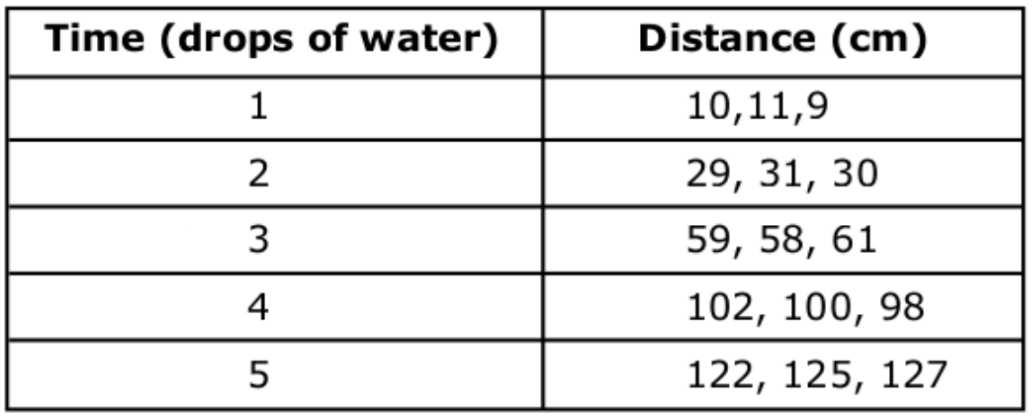
#> input picture build/lib/test/test-000.png, 1032 x 418 px
$ python -i __init__.py   (imports and definitions only)
#> lines starting #> are read from the running program, lines starting #| are printed output that depends on the picture; after the words box and inside, x2 and y2 are one past the last pixel; in counts of white or black regions, pixels touching at a corner belong together
#> in extract_cell, table is the input picture: shape (418, 1032); min 0, max 255, mean 226.8
import cv2
import os


def extract_cell_images_from_table(image):
    BLUR_KERNEL_SIZE = (17, 17)
    STD_DEV_X_DIRECTION = 0
    STD_DEV_Y_DIRECTION = 0
    blurred = cv2.GaussianBlur(image, BLUR_KERNEL_SIZE, STD_DEV_X_DIRECTION, STD_DEV_Y_DIRECTION)
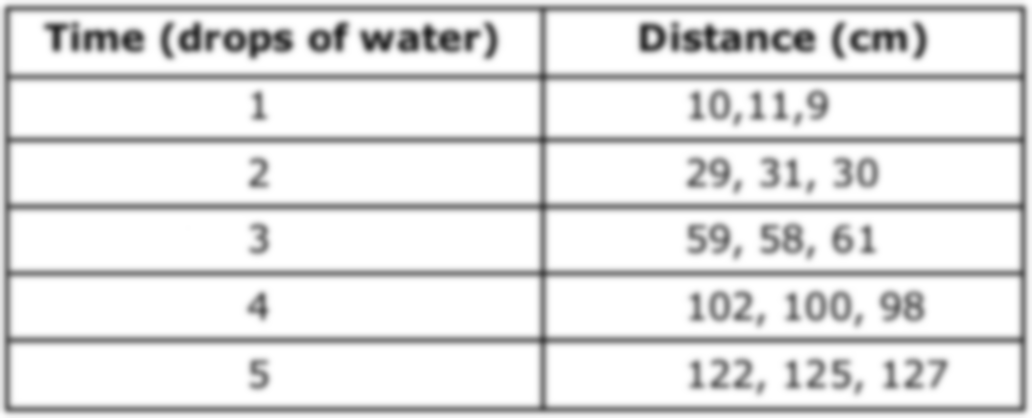
#> blurred: shape (418, 1032); min 37, max 255, mean 226.7
    MAX_COLOR_VAL = 255
    BLOCK_SIZE = 15
    SUBTRACT_FROM_MEAN = -2

    img_bin = cv2.adaptiveThreshold(
        ~blurred,
        MAX_COLOR_VAL,
        cv2.ADAPTIVE_THRESH_MEAN_C,
        cv2.THRESH_BINARY,
        BLOCK_SIZE,
        SUBTRACT_FROM_MEAN,
    )
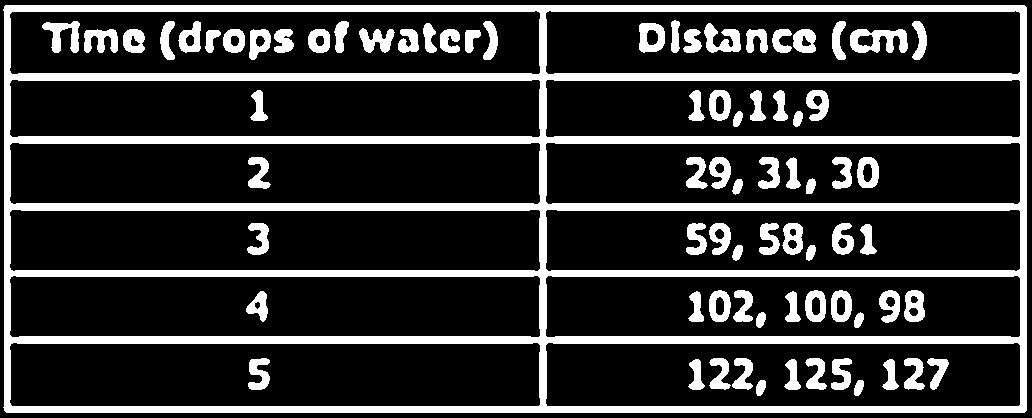
#> img_bin: shape (418, 1032); 20.6% white; 77 white regions, largest, box (x1, y1, x2, y2) and area: (3, 5, 1027, 413) 61585, (850, 29, 908, 53) 895, (704, 23, 741, 53) 630
    horizontal = img_bin.copy()
    SCALE = 5
    image_width, image_height = horizontal.shape
#> image_width = 418; image_height = 1032
    horizontal_kernel = cv2.getStructuringElement(cv2.MORPH_RECT, (int(image_width / SCALE), 1))
    horizontally_opened = cv2.morphologyEx(img_bin, cv2.MORPH_OPEN, horizontal_kernel)
#> horizontally_opened: shape (418, 1032); 12.4% white; 7 white regions, largest, box (x1, y1, x2, y2) and area: (4, 336, 1027, 344) 8083, (4, 73, 1027, 81) 8082, (4, 203, 1027, 211) 8080
    vertical_kernel = cv2.getStructuringElement(cv2.MORPH_RECT, (1, int(image_height / SCALE)))
#> vertical_kernel = 206 values from 1 to 1
    vertically_opened = cv2.morphologyEx(img_bin, cv2.MORPH_OPEN, vertical_kernel)
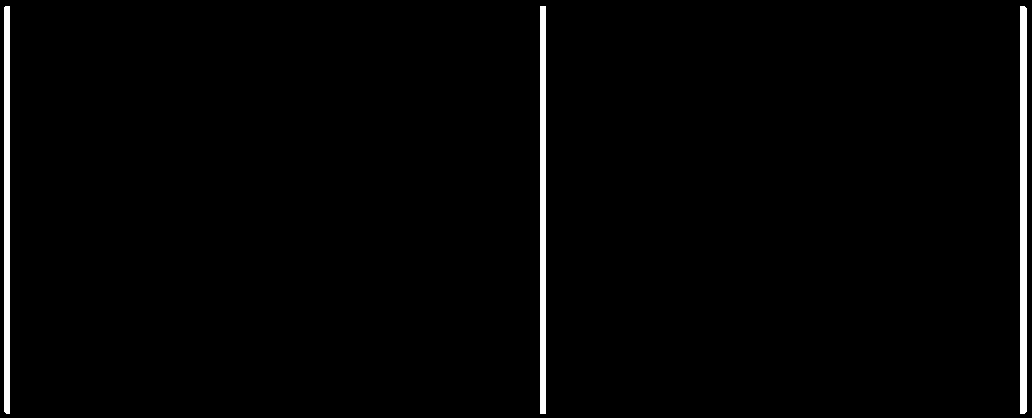
#> vertically_opened: shape (418, 1032); 1.8% white; 3 white regions, box (x1, y1, x2, y2) and area: (1020, 6, 1027, 414) 2850, (540, 6, 546, 414) 2448, (4, 6, 10, 414) 2444

    horizontally_dilated = cv2.dilate(horizontally_opened, cv2.getStructuringElement(cv2.MORPH_RECT, (40, 1)))
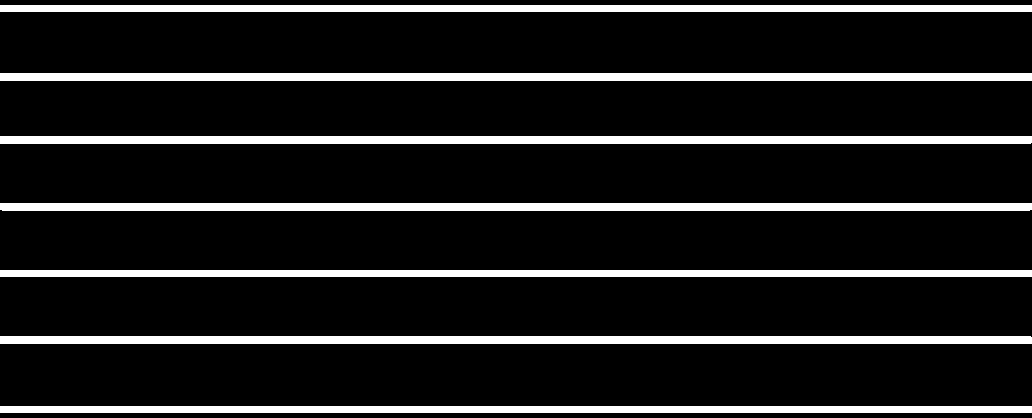
#> horizontally_dilated: shape (418, 1032); 12.7% white; 7 white regions, largest, box (x1, y1, x2, y2) and area: (0, 73, 1032, 81) 8256, (0, 136, 1032, 144) 8255, (0, 336, 1032, 344) 8255
    vertically_dilated = cv2.dilate(vertically_opened, cv2.getStructuringElement(cv2.MORPH_RECT, (1, 60)))
#> vertically_dilated: shape (418, 1032); 1.8% white; 3 white regions

    mask = horizontally_dilated + vertically_dilated
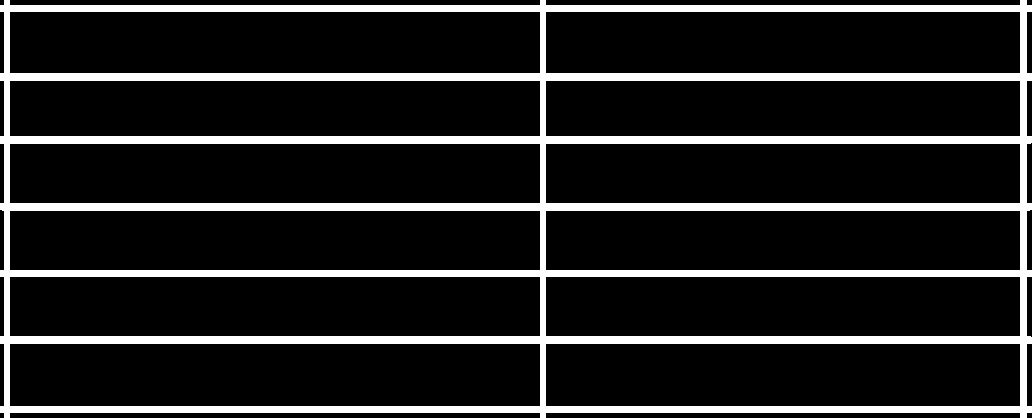
#> mask: shape (418, 1032); min 0, max 255, mean 36.4
    contours, heirarchy = cv2.findContours(
        mask, cv2.RETR_TREE, cv2.CHAIN_APPROX_SIMPLE,
    )
#> contours = 13 contours; largest, box (x1, y1, x2, y2) and area: (0, 0, 1032, 418) 416542, (9, 343, 541, 407) 33451, (9, 11, 541, 74) 32920, (9, 276, 541, 337) 31858, (9, 210, 541, 271) 31858

    perimeter_lengths = [cv2.arcLength(c, True) for c in contours]
#> perimeter_lengths = [3020.6, 1073.7, 1185.7, 1067.7, 1179.7, 1067.7, 1179.7, 1067.7, 1179.7, 1059.7, 1171.7, 1071.7, 1183.7]
    epsilons = [0.05 * p for p in perimeter_lengths]
#> epsilons = [151, 53.68, 59.28, 53.38, 58.98, 53.38, 58.98, 53.38, 58.98, 52.98, 58.58, 53.58, 59.18]
    approx_polys = [cv2.approxPolyDP(c, e, True) for c, e in zip(contours, epsilons)]
#> approx_polys = 13 contours, 4 with area under 20; largest, box (x1, y1, x2, y2) and area: (0, 0, 1032, 418) 422940, (9, 343, 541, 407) 32861, (9, 11, 541, 74) 32331, (545, 343, 1021, 407) 29389, (545, 11, 1021, 74) 28915

    # Filter out contours that aren't rectangular. Those that aren't rectangular
    # are probably noise.
    bounding_rects = [cv2.boundingRect(a) for a in approx_polys]
#> bounding_rects = [(0, 0, 1032, 418), (545, 343, 476, 64), (9, 343, 532, 64), (545, 276, 476, 61), (9, 277, 532, 59), (545, 210, 476, 61), (9, 211, 532, 59), (545, 143, 476, 61), (9, 144, 532, 59), (545, 80, 476, 57), (9, 81, 532, 55), (545, 11, 476, 63), (9, 11, 532, 63)]

    # Filter out rectangles that are too narrow or too short.
    MIN_RECT_WIDTH = 40
    MIN_RECT_HEIGHT = 10
    bounding_rects = [
        r for r in bounding_rects if MIN_RECT_WIDTH < r[2] and MIN_RECT_HEIGHT < r[3]
    ]

    # The largest bounding rectangle is assumed to be the entire table.
    # Remove it from the list. We don't want to accidentally try to OCR
    # the entire table.
    largest_rect = max(bounding_rects, key=lambda r: r[2] * r[3])
#> largest_rect = (0, 0, 1032, 418)
    bounding_rects = [b for b in bounding_rects if b is not largest_rect]
#> bounding_rects = [(545, 343, 476, 64), (9, 343, 532, 64), (545, 276, 476, 61), (9, 277, 532, 59), (545, 210, 476, 61), (9, 211, 532, 59), (545, 143, 476, 61), (9, 144, 532, 59), (545, 80, 476, 57), (9, 81, 532, 55), (545, 11, 476, 63), (9, 11, 532, 63)]

    cells = [c for c in bounding_rects]
#> cells has the same summary as bounding_rects

    def cell_in_same_row(c1, c2):
        c1_center = c1[1] + c1[3] - c1[3] / 2
        c2_bottom = c2[1] + c2[3]
        c2_top = c2[1]
        return c2_top < c1_center < c2_bottom

    rows = []
    while cells:
        first = cells[0]
        rest = cells[1:]
        cells_in_same_row = sorted(
            [
                c for c in rest
                if cell_in_same_row(c, first)
            ],
            key=lambda c: c[0]
        )

        row_cells = sorted([first] + cells_in_same_row, key=lambda c: c[0])
        rows.append(row_cells)
        cells = [
            c for c in rest
            if not cell_in_same_row(c, first)
        ]
#> this loop made 6 passes
#> row_cells on passes 1, 2, 3, 4, 6: [(9, 343, 532, 64), (545, 343, 476, 64)], [(9, 277, 532, 59), (545, 276, 476, 61)], [(9, 211, 532, 59), (545, 210, 476, 61)], [(9, 144, 532, 59), (545, 143, 476, 61)], [(9, 11, 532, 63), (545, 11, 476, 63)]
#> (rest, row_cells) on pass 5: ([(9, 81, 532, 55), (545, 11, 476, 63), (9, 11, 532, 63)], [(9, 81, 532, 55), (545, 80, 476, 57)])
#> after the loop, rows = [[(9, 343, 532, 64), (545, 343, 476, 64)], [(9, 277, 532, 59), (545, 276, 476, 61)], [(9, 211, 532, 59), (545, 210, 476, 61)], [(9, 144, 532, 59), (545, 143, 476, 61)], [(9, 81, 532, 55), (545, 80, 476, 57)], [(9, 11, 532, 63), (545, 11, 476, 63)]]

    # Sort rows by average height of their center.
    def avg_height_of_center(row):
        centers = [y + h - h / 2 for x, y, w, h in row]
        return sum(centers) / len(centers)

    rows.sort(key=avg_height_of_center)
    cell_images_rows = []
    for row in rows:
        cell_images_row = []
        for x, y, w, h in row:
            cell_images_row.append(image[y:y + h, x:x + w])
        cell_images_rows.append(cell_images_row)
#> this loop made 6 passes
#> row on passes 1 to 6: [(9, 11, 532, 63), (545, 11, 476, 63)], [(9, 81, 532, 55), (545, 80, 476, 57)], [(9, 144, 532, 59), (545, 143, 476, 61)], [(9, 211, 532, 59), (545, 210, 476, 61)], [(9, 277, 532, 59), (545, 276, 476, 61)], [(9, 343, 532, 64), (545, 343, 476, 64)]
#> after the loop, cell_images_rows = 6 items
    return cell_images_rows


def extract_cell(f):
    directory, filename = os.path.split(f)
    table = cv2.imread(f, cv2.IMREAD_GRAYSCALE)
    rows = extract_cell_images_from_table(table)
#> rows = 6 items
    cell_img_dir = os.path.join(directory, "cells")
    os.makedirs(cell_img_dir, exist_ok=True)
    paths = []
    for i, row in enumerate(rows):
        for j, cell in enumerate(row):
            cell_filename = "{:03d}-{:03d}.png".format(i, j)
            path = os.path.join(cell_img_dir, cell_filename)
            cv2.imwrite(path, cell)
            paths.append(path)
#> this loop made 6 passes
#> pass 1, in extract_cell, `cv2.imwrite(path, cell)`:
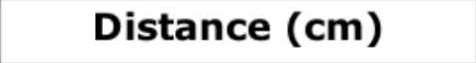
#> saved as 000-001.png: shape (63, 476); min 0, max 255, mean 225
#> pass 2, in extract_cell, `cv2.imwrite(path, cell)`:
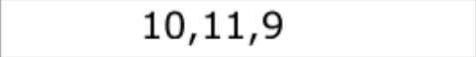
#> saved as 001-001.png: shape (57, 476); min 0, max 255, mean 245.1
#> after the loop, paths = 12 items, first 6: '../test/cells/000-000.png', '../test/cells/000-001.png', '../test/cells/001-000.png', '../test/cells/001-001.png', '../test/cells/002-000.png', '../test/cells/002-001.png'
    return paths

>>> result = extract_cell('../test/test-000.png')
#> result has the same summary as paths in extract_cell

$ run again, on build/lib/test/test-002.png
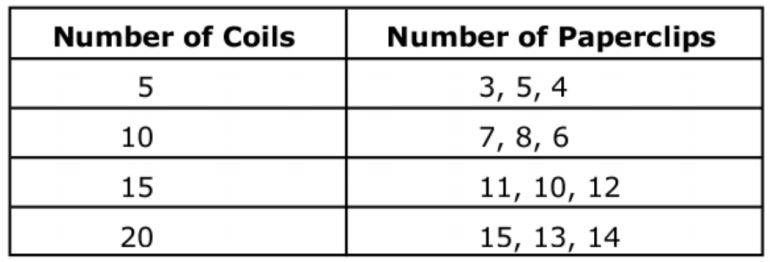
#> input picture build/lib/test/test-002.png, 770 x 262 px
#> in extract_cell, table is the input picture: shape (262, 770); min 0, max 255, mean 226.4
#> in extract_cell_images_from_table, `img_bin = cv2.adaptiveThreshold( ~blurred, MAX_COLOR_VAL, cv2.ADAPTIVE..`:
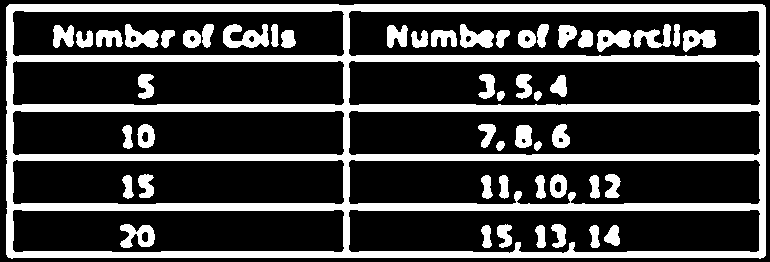
#> img_bin: shape (262, 770); 25.5% white; 52 white regions, largest, box (x1, y1, x2, y2) and area: (6, 4, 766, 259) 38004, (223, 24, 269, 48) 684, (120, 224, 155, 248) 509
#> horizontally_opened: shape (262, 770); 16.4% white; 6 white regions, box (x1, y1, x2, y2) and area: (7, 4, 767, 12) 5989, (7, 104, 767, 112) 5856, (7, 203, 767, 211) 5781, (7, 154, 767, 161) 5227, (7, 55, 767, 62) 5186, (7, 251, 767, 258) 5049
#> vertically_opened: shape (262, 770); 2.1% white; 3 white regions, box (x1, y1, x2, y2) and area: (7, 5, 13, 260) 1522, (760, 5, 766, 260) 1517, (344, 6, 349, 259) 1265
#> horizontally_dilated: shape (262, 770); 17% white; 6 white regions, box (x1, y1, x2, y2) and area: (0, 4, 770, 12) 6153, (0, 104, 770, 112) 6101, (0, 203, 770, 211) 6045, (0, 55, 770, 62) 5389, (0, 154, 770, 161) 5389, (0, 251, 770, 258) 5260
#> vertically_dilated: shape (262, 770); 2.2% white; 3 white regions
#> contours = 11 contours; largest, box (x1, y1, x2, y2) and area: (0, 0, 770, 262) 192308, (348, 11, 761, 56) 18126, (348, 160, 761, 205) 17822, (348, 61, 761, 106) 17766, (348, 111, 761, 155) 17714
#> perimeter_lengths = [2178, 904.5, 744.5, 908.5, 747.7, 907.7, 747.7, 908.5, 747.7, 909.7, 749.7]
#> epsilons = [108.9, 45.22, 37.22, 45.42, 37.38, 45.38, 37.38, 45.42, 37.38, 45.48, 37.48]
#> approx_polys = 11 contours, 5 with area under 20; largest, box (x1, y1, x2, y2) and area: (0, 0, 770, 262) 196242, (12, 11, 345, 56) 14234, (12, 160, 345, 204) 13903, (12, 111, 345, 155) 13903, (12, 61, 345, 105) 13903, (12, 210, 345, 252) 13241
#> in extract_cell_images_from_table, `bounding_rects = [cv2.boundingRect(a) for a in approx_polys]`: bounding_rects = [(0, 0, 770, 262), (348, 211, 413, 40), (12, 210, 333, 42), (348, 161, 413, 42), (12, 160, 333, 44), (348, 112, 413, 42), (12, 111, 333, 44), (348, 62, 413, 42), (12, 61, 333, 44), (348, 12, 413, 43), (12, 11, 333, 45)]
#> largest_rect = (0, 0, 770, 262)
#> in extract_cell_images_from_table, `bounding_rects = [b for b in bounding_rects if b is not largest_rect]`: bounding_rects = [(348, 211, 413, 40), (12, 210, 333, 42), (348, 161, 413, 42), (12, 160, 333, 44), (348, 112, 413, 42), (12, 111, 333, 44), (348, 62, 413, 42), (12, 61, 333, 44), (348, 12, 413, 43), (12, 11, 333, 45)]
#> in extract_cell_images_from_table, `cells = [c for c in bounding_rects]`: cells has the same summary as bounding_rects
#> the loop in extract_cell_images_from_table, `while cells:` made 5 passes
#> row_cells on passes 1, 2, 3, 5: [(12, 210, 333, 42), (348, 211, 413, 40)], [(12, 160, 333, 44), (348, 161, 413, 42)], [(12, 111, 333, 44), (348, 112, 413, 42)], [(12, 11, 333, 45), (348, 12, 413, 43)]
#> after the loop in extract_cell_images_from_table, `while cells:`: rows = [[(12, 210, 333, 42), (348, 211, 413, 40)], [(12, 160, 333, 44), (348, 161, 413, 42)], [(12, 111, 333, 44), (348, 112, 413, 42)], [(12, 61, 333, 44), (348, 62, 413, 42)], [(12, 11, 333, 45), (348, 12, 413, 43)]]
#> the loop in extract_cell_images_from_table, `for row in rows:` made 5 passes
#> row on passes 1 to 5: [(12, 11, 333, 45), (348, 12, 413, 43)], [(12, 61, 333, 44), (348, 62, 413, 42)], [(12, 111, 333, 44), (348, 112, 413, 42)], [(12, 160, 333, 44), (348, 161, 413, 42)], [(12, 210, 333, 42), (348, 211, 413, 40)]
#> after the loop in extract_cell_images_from_table, `for row in rows:`: cell_images_rows = 5 items
#> the loop in extract_cell, `for i, row in enumerate(rows):` made 5 passes
#> pass 2, in extract_cell, `cv2.imwrite(path, cell)`:
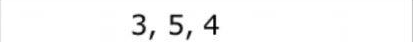
#> saved as 001-001.png: shape (42, 413); min 0, max 255, mean 248.9
#> after the loop in extract_cell, `for i, row in enumerate(rows):`: paths = 10 items, first 6: '../test/cells/000-000.png', '../test/cells/000-001.png', '../test/cells/001-000.png', '../test/cells/001-001.png', '../test/cells/002-000.png', '../test/cells/002-001.png'
#> result has the same summary as paths in extract_cell
